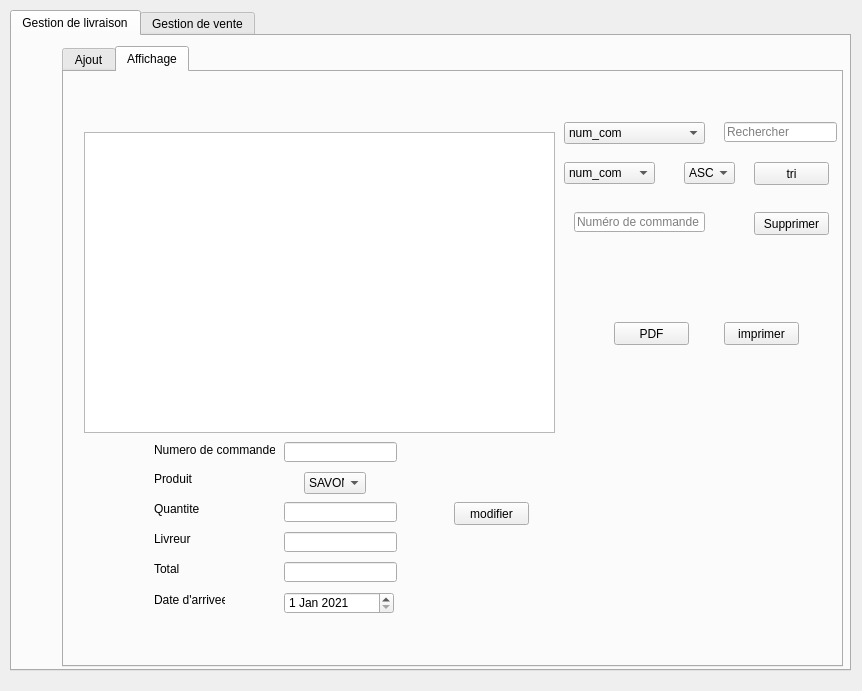
<?xml version="1.0" encoding="UTF-8"?>
<ui version="4.0">
 <class>Espace_livraison</class>
 <widget class="QDialog" name="Espace_livraison">
  <property name="geometry">
   <rect>
    <x>0</x>
    <y>0</y>
    <width>862</width>
    <height>691</height>
   </rect>
  </property>
  <property name="windowTitle">
   <string>Dialog</string>
  </property>
  <widget class="QTabWidget" name="tabWidget">
   <property name="geometry">
    <rect>
     <x>10</x>
     <y>10</y>
     <width>841</width>
     <height>661</height>
    </rect>
   </property>
   <property name="currentIndex">
    <number>0</number>
   </property>
   <widget class="QWidget" name="tab">
    <attribute name="title">
     <string>Gestion de livraison</string>
    </attribute>
    <widget class="QTabWidget" name="tabWidget_2">
     <property name="geometry">
      <rect>
       <x>50</x>
       <y>10</y>
       <width>781</width>
       <height>621</height>
      </rect>
     </property>
     <property name="styleSheet">
      <string notr="true">tabWidget_2 = new QWidget(this); m_myWidget-&gt;setGeometry(0, 0, 300, 100)</string>
     </property>
     <property name="currentIndex">
      <number>1</number>
     </property>
     <widget class="QWidget" name="tab_3">
      <attribute name="title">
       <string>Ajout</string>
      </attribute>
      <widget class="QLabel" name="label">
       <property name="geometry">
        <rect>
         <x>20</x>
         <y>40</y>
         <width>47</width>
         <height>14</height>
        </rect>
       </property>
       <property name="text">
        <string>Produit</string>
       </property>
      </widget>
      <widget class="QLabel" name="label_2">
       <property name="geometry">
        <rect>
         <x>20</x>
         <y>10</y>
         <width>121</width>
         <height>16</height>
        </rect>
       </property>
       <property name="text">
        <string>Numero de commande</string>
       </property>
      </widget>
      <widget class="QLabel" name="label_3">
       <property name="geometry">
        <rect>
         <x>20</x>
         <y>70</y>
         <width>47</width>
         <height>14</height>
        </rect>
       </property>
       <property name="text">
        <string>Quantite</string>
       </property>
      </widget>
      <widget class="QLabel" name="label_4">
       <property name="geometry">
        <rect>
         <x>20</x>
         <y>100</y>
         <width>47</width>
         <height>14</height>
        </rect>
       </property>
       <property name="text">
        <string>Livreur</string>
       </property>
      </widget>
      <widget class="QLabel" name="label_5">
       <property name="geometry">
        <rect>
         <x>20</x>
         <y>130</y>
         <width>47</width>
         <height>14</height>
        </rect>
       </property>
       <property name="text">
        <string>Total</string>
       </property>
      </widget>
      <widget class="QLabel" name="label_6">
       <property name="geometry">
        <rect>
         <x>20</x>
         <y>160</y>
         <width>71</width>
         <height>16</height>
        </rect>
       </property>
       <property name="text">
        <string>Date d'arrivee</string>
       </property>
      </widget>
      <widget class="QLineEdit" name="num_com">
       <property name="geometry">
        <rect>
         <x>150</x>
         <y>10</y>
         <width>113</width>
         <height>20</height>
        </rect>
       </property>
       <property name="styleSheet">
        <string notr="true">m_myWidget = new QWidget(this); m_myWidget-&gt;setGeometry(0, 0, 300, 100); QPalette pal = palette();</string>
       </property>
      </widget>
      <widget class="QLineEdit" name="quantite">
       <property name="geometry">
        <rect>
         <x>150</x>
         <y>70</y>
         <width>113</width>
         <height>20</height>
        </rect>
       </property>
      </widget>
      <widget class="QLineEdit" name="livreur">
       <property name="geometry">
        <rect>
         <x>150</x>
         <y>100</y>
         <width>113</width>
         <height>20</height>
        </rect>
       </property>
      </widget>
      <widget class="QLineEdit" name="total">
       <property name="geometry">
        <rect>
         <x>150</x>
         <y>130</y>
         <width>113</width>
         <height>20</height>
        </rect>
       </property>
      </widget>
      <widget class="QPushButton" name="Ajouter">
       <property name="geometry">
        <rect>
         <x>370</x>
         <y>80</y>
         <width>75</width>
         <height>23</height>
        </rect>
       </property>
       <property name="text">
        <string>Ajouter</string>
       </property>
      </widget>
      <widget class="QDateEdit" name="date_arrivee">
       <property name="geometry">
        <rect>
         <x>150</x>
         <y>160</y>
         <width>110</width>
         <height>22</height>
        </rect>
       </property>
       <property name="date">
        <date>
         <year>2021</year>
         <month>2</month>
         <day>1</day>
        </date>
       </property>
      </widget>
      <widget class="QComboBox" name="produit">
       <property name="geometry">
        <rect>
         <x>170</x>
         <y>40</y>
         <width>62</width>
         <height>22</height>
        </rect>
       </property>
       <item>
        <property name="text">
         <string>SAVON</string>
        </property>
       </item>
       <item>
        <property name="text">
         <string>GEL</string>
        </property>
       </item>
       <item>
        <property name="text">
         <string>JAVEL</string>
        </property>
       </item>
      </widget>
     </widget>
     <widget class="QWidget" name="tab_5">
      <attribute name="title">
       <string>Affichage</string>
      </attribute>
      <widget class="QTableView" name="tableView">
       <property name="geometry">
        <rect>
         <x>20</x>
         <y>60</y>
         <width>471</width>
         <height>301</height>
        </rect>
       </property>
      </widget>
      <widget class="QComboBox" name="cb_recherche">
       <property name="geometry">
        <rect>
         <x>500</x>
         <y>50</y>
         <width>141</width>
         <height>22</height>
        </rect>
       </property>
       <item>
        <property name="text">
         <string>num_com</string>
        </property>
       </item>
       <item>
        <property name="text">
         <string>produit</string>
        </property>
       </item>
       <item>
        <property name="text">
         <string>quantite</string>
        </property>
       </item>
       <item>
        <property name="text">
         <string>livreur</string>
        </property>
       </item>
       <item>
        <property name="text">
         <string>total</string>
        </property>
       </item>
       <item>
        <property name="text">
         <string>date_arrivee</string>
        </property>
       </item>
      </widget>
      <widget class="QLineEdit" name="le_recherche">
       <property name="geometry">
        <rect>
         <x>660</x>
         <y>50</y>
         <width>113</width>
         <height>20</height>
        </rect>
       </property>
       <property name="placeholderText">
        <string>Rechercher</string>
       </property>
      </widget>
      <widget class="QLineEdit" name="le_supprimer">
       <property name="geometry">
        <rect>
         <x>510</x>
         <y>140</y>
         <width>131</width>
         <height>20</height>
        </rect>
       </property>
       <property name="placeholderText">
        <string>Numéro de commande</string>
       </property>
      </widget>
      <widget class="QPushButton" name="supprimer">
       <property name="geometry">
        <rect>
         <x>690</x>
         <y>140</y>
         <width>75</width>
         <height>23</height>
        </rect>
       </property>
       <property name="text">
        <string>Supprimer</string>
       </property>
      </widget>
      <widget class="QLineEdit" name="total_2">
       <property name="geometry">
        <rect>
         <x>220</x>
         <y>490</y>
         <width>113</width>
         <height>20</height>
        </rect>
       </property>
      </widget>
      <widget class="QLabel" name="label_21">
       <property name="geometry">
        <rect>
         <x>90</x>
         <y>400</y>
         <width>47</width>
         <height>14</height>
        </rect>
       </property>
       <property name="text">
        <string>Produit</string>
       </property>
      </widget>
      <widget class="QLineEdit" name="num_com_2">
       <property name="geometry">
        <rect>
         <x>220</x>
         <y>370</y>
         <width>113</width>
         <height>20</height>
        </rect>
       </property>
       <property name="styleSheet">
        <string notr="true">m_myWidget = new QWidget(this); m_myWidget-&gt;setGeometry(0, 0, 300, 100); QPalette pal = palette();</string>
       </property>
      </widget>
      <widget class="QLabel" name="label_34">
       <property name="geometry">
        <rect>
         <x>90</x>
         <y>460</y>
         <width>47</width>
         <height>14</height>
        </rect>
       </property>
       <property name="text">
        <string>Livreur</string>
       </property>
      </widget>
      <widget class="QLabel" name="label_35">
       <property name="geometry">
        <rect>
         <x>90</x>
         <y>490</y>
         <width>47</width>
         <height>14</height>
        </rect>
       </property>
       <property name="text">
        <string>Total</string>
       </property>
      </widget>
      <widget class="QLabel" name="label_36">
       <property name="geometry">
        <rect>
         <x>90</x>
         <y>520</y>
         <width>71</width>
         <height>16</height>
        </rect>
       </property>
       <property name="text">
        <string>Date d'arrivee</string>
       </property>
      </widget>
      <widget class="QLabel" name="label_37">
       <property name="geometry">
        <rect>
         <x>90</x>
         <y>370</y>
         <width>121</width>
         <height>16</height>
        </rect>
       </property>
       <property name="text">
        <string>Numero de commande</string>
       </property>
      </widget>
      <widget class="QLineEdit" name="quantite_2">
       <property name="geometry">
        <rect>
         <x>220</x>
         <y>430</y>
         <width>113</width>
         <height>20</height>
        </rect>
       </property>
      </widget>
      <widget class="QLabel" name="label_38">
       <property name="geometry">
        <rect>
         <x>90</x>
         <y>430</y>
         <width>47</width>
         <height>14</height>
        </rect>
       </property>
       <property name="text">
        <string>Quantite</string>
       </property>
      </widget>
      <widget class="QLineEdit" name="livreur_2">
       <property name="geometry">
        <rect>
         <x>220</x>
         <y>460</y>
         <width>113</width>
         <height>20</height>
        </rect>
       </property>
      </widget>
      <widget class="QPushButton" name="modifier_2">
       <property name="geometry">
        <rect>
         <x>390</x>
         <y>430</y>
         <width>75</width>
         <height>23</height>
        </rect>
       </property>
       <property name="text">
        <string>modifier</string>
       </property>
      </widget>
      <widget class="QComboBox" name="colone_tri">
       <property name="geometry">
        <rect>
         <x>500</x>
         <y>90</y>
         <width>91</width>
         <height>22</height>
        </rect>
       </property>
       <item>
        <property name="text">
         <string>num_com</string>
        </property>
       </item>
       <item>
        <property name="text">
         <string>produit</string>
        </property>
       </item>
       <item>
        <property name="text">
         <string>quantite</string>
        </property>
       </item>
       <item>
        <property name="text">
         <string>livreur</string>
        </property>
       </item>
       <item>
        <property name="text">
         <string>total</string>
        </property>
       </item>
       <item>
        <property name="text">
         <string>date_arrivee</string>
        </property>
       </item>
      </widget>
      <widget class="QComboBox" name="ordre_tri">
       <property name="geometry">
        <rect>
         <x>620</x>
         <y>90</y>
         <width>51</width>
         <height>22</height>
        </rect>
       </property>
       <item>
        <property name="text">
         <string>ASC</string>
        </property>
       </item>
       <item>
        <property name="text">
         <string>DESC</string>
        </property>
       </item>
      </widget>
      <widget class="QPushButton" name="button_tri">
       <property name="geometry">
        <rect>
         <x>690</x>
         <y>90</y>
         <width>75</width>
         <height>23</height>
        </rect>
       </property>
       <property name="text">
        <string>tri</string>
       </property>
      </widget>
      <widget class="QPushButton" name="imprimer">
       <property name="geometry">
        <rect>
         <x>660</x>
         <y>250</y>
         <width>75</width>
         <height>23</height>
        </rect>
       </property>
       <property name="text">
        <string>imprimer</string>
       </property>
      </widget>
      <widget class="QPushButton" name="PDF">
       <property name="geometry">
        <rect>
         <x>550</x>
         <y>250</y>
         <width>75</width>
         <height>23</height>
        </rect>
       </property>
       <property name="text">
        <string>PDF</string>
       </property>
      </widget>
      <widget class="QComboBox" name="produit_2">
       <property name="geometry">
        <rect>
         <x>240</x>
         <y>400</y>
         <width>62</width>
         <height>22</height>
        </rect>
       </property>
       <item>
        <property name="text">
         <string>SAVON</string>
        </property>
       </item>
       <item>
        <property name="text">
         <string>GEL</string>
        </property>
       </item>
       <item>
        <property name="text">
         <string>JAVEL</string>
        </property>
       </item>
      </widget>
      <widget class="QDateEdit" name="date_arrivee_2">
       <property name="geometry">
        <rect>
         <x>220</x>
         <y>520</y>
         <width>110</width>
         <height>22</height>
        </rect>
       </property>
       <property name="date">
        <date>
         <year>2021</year>
         <month>1</month>
         <day>1</day>
        </date>
       </property>
      </widget>
     </widget>
    </widget>
   </widget>
   <widget class="QWidget" name="tab_2">
    <attribute name="title">
     <string>Gestion de vente</string>
    </attribute>
    <widget class="QTabWidget" name="affichage2">
     <property name="geometry">
      <rect>
       <x>20</x>
       <y>10</y>
       <width>771</width>
       <height>601</height>
      </rect>
     </property>
     <property name="currentIndex">
      <number>0</number>
     </property>
     <widget class="QWidget" name="tab_11">
      <attribute name="title">
       <string>Ajout</string>
      </attribute>
      <widget class="QLabel" name="label_15">
       <property name="geometry">
        <rect>
         <x>20</x>
         <y>40</y>
         <width>47</width>
         <height>14</height>
        </rect>
       </property>
       <property name="text">
        <string>Produit</string>
       </property>
      </widget>
      <widget class="QLabel" name="label_16">
       <property name="geometry">
        <rect>
         <x>20</x>
         <y>10</y>
         <width>121</width>
         <height>16</height>
        </rect>
       </property>
       <property name="text">
        <string>Numero de commande</string>
       </property>
      </widget>
      <widget class="QLabel" name="label_17">
       <property name="geometry">
        <rect>
         <x>20</x>
         <y>70</y>
         <width>47</width>
         <height>14</height>
        </rect>
       </property>
       <property name="text">
        <string>Quantite</string>
       </property>
      </widget>
      <widget class="QLabel" name="label_18">
       <property name="geometry">
        <rect>
         <x>20</x>
         <y>100</y>
         <width>91</width>
         <height>16</height>
        </rect>
       </property>
       <property name="text">
        <string>Id du client</string>
       </property>
      </widget>
      <widget class="QLabel" name="label_19">
       <property name="geometry">
        <rect>
         <x>20</x>
         <y>130</y>
         <width>47</width>
         <height>14</height>
        </rect>
       </property>
       <property name="text">
        <string>Total</string>
       </property>
      </widget>
      <widget class="QLabel" name="label_20">
       <property name="geometry">
        <rect>
         <x>20</x>
         <y>160</y>
         <width>71</width>
         <height>16</height>
        </rect>
       </property>
       <property name="text">
        <string>Date d'arrivee</string>
       </property>
      </widget>
      <widget class="QLineEdit" name="num_vente">
       <property name="geometry">
        <rect>
         <x>150</x>
         <y>10</y>
         <width>113</width>
         <height>20</height>
        </rect>
       </property>
      </widget>
      <widget class="QLineEdit" name="laquantite">
       <property name="geometry">
        <rect>
         <x>150</x>
         <y>70</y>
         <width>113</width>
         <height>20</height>
        </rect>
       </property>
      </widget>
      <widget class="QLineEdit" name="ID">
       <property name="geometry">
        <rect>
         <x>150</x>
         <y>100</y>
         <width>113</width>
         <height>20</height>
        </rect>
       </property>
      </widget>
      <widget class="QLineEdit" name="le_total">
       <property name="geometry">
        <rect>
         <x>150</x>
         <y>130</y>
         <width>113</width>
         <height>20</height>
        </rect>
       </property>
      </widget>
      <widget class="QPushButton" name="ajouter1">
       <property name="geometry">
        <rect>
         <x>370</x>
         <y>80</y>
         <width>75</width>
         <height>23</height>
        </rect>
       </property>
       <property name="text">
        <string>Ajouter</string>
       </property>
      </widget>
      <widget class="QComboBox" name="nom_pro">
       <property name="geometry">
        <rect>
         <x>170</x>
         <y>40</y>
         <width>62</width>
         <height>22</height>
        </rect>
       </property>
       <item>
        <property name="text">
         <string>SAVON</string>
        </property>
       </item>
       <item>
        <property name="text">
         <string>GEL</string>
        </property>
       </item>
       <item>
        <property name="text">
         <string>JAVEL</string>
        </property>
       </item>
      </widget>
      <widget class="QDateEdit" name="la_date">
       <property name="geometry">
        <rect>
         <x>150</x>
         <y>160</y>
         <width>110</width>
         <height>22</height>
        </rect>
       </property>
       <property name="date">
        <date>
         <year>2021</year>
         <month>1</month>
         <day>1</day>
        </date>
       </property>
      </widget>
     </widget>
     <widget class="QWidget" name="tab_12">
      <attribute name="title">
       <string>Affichage</string>
      </attribute>
      <widget class="QTableView" name="tableView_2">
       <property name="geometry">
        <rect>
         <x>20</x>
         <y>10</y>
         <width>441</width>
         <height>261</height>
        </rect>
       </property>
      </widget>
      <widget class="QComboBox" name="cb_recherche_2">
       <property name="geometry">
        <rect>
         <x>480</x>
         <y>30</y>
         <width>141</width>
         <height>22</height>
        </rect>
       </property>
       <item>
        <property name="text">
         <string>num_vente</string>
        </property>
       </item>
       <item>
        <property name="text">
         <string>prod</string>
        </property>
       </item>
       <item>
        <property name="text">
         <string>quant</string>
        </property>
       </item>
       <item>
        <property name="text">
         <string>id</string>
        </property>
       </item>
       <item>
        <property name="text">
         <string>tot</string>
        </property>
       </item>
       <item>
        <property name="text">
         <string>date_arr</string>
        </property>
       </item>
      </widget>
      <widget class="QLineEdit" name="le_recherche_2">
       <property name="geometry">
        <rect>
         <x>630</x>
         <y>30</y>
         <width>113</width>
         <height>20</height>
        </rect>
       </property>
       <property name="placeholderText">
        <string>Rechercher</string>
       </property>
      </widget>
      <widget class="QComboBox" name="colone_tri_2">
       <property name="geometry">
        <rect>
         <x>480</x>
         <y>70</y>
         <width>91</width>
         <height>22</height>
        </rect>
       </property>
       <item>
        <property name="text">
         <string>num_vente</string>
        </property>
       </item>
       <item>
        <property name="text">
         <string>prod</string>
        </property>
       </item>
       <item>
        <property name="text">
         <string>quanti</string>
        </property>
       </item>
       <item>
        <property name="text">
         <string>id</string>
        </property>
       </item>
       <item>
        <property name="text">
         <string>tot</string>
        </property>
       </item>
       <item>
        <property name="text">
         <string>date_arr</string>
        </property>
       </item>
      </widget>
      <widget class="QComboBox" name="ordre_tri_2">
       <property name="geometry">
        <rect>
         <x>590</x>
         <y>70</y>
         <width>51</width>
         <height>22</height>
        </rect>
       </property>
       <item>
        <property name="text">
         <string>ASC</string>
        </property>
       </item>
       <item>
        <property name="text">
         <string>DESC</string>
        </property>
       </item>
      </widget>
      <widget class="QPushButton" name="button_tri_2">
       <property name="geometry">
        <rect>
         <x>660</x>
         <y>70</y>
         <width>75</width>
         <height>23</height>
        </rect>
       </property>
       <property name="text">
        <string>tri</string>
       </property>
      </widget>
      <widget class="QPushButton" name="supprimer_2">
       <property name="geometry">
        <rect>
         <x>650</x>
         <y>130</y>
         <width>75</width>
         <height>23</height>
        </rect>
       </property>
       <property name="text">
        <string>Supprimer</string>
       </property>
      </widget>
      <widget class="QLineEdit" name="le_supprimer_2">
       <property name="geometry">
        <rect>
         <x>480</x>
         <y>130</y>
         <width>131</width>
         <height>20</height>
        </rect>
       </property>
       <property name="placeholderText">
        <string>Numéro de la commande</string>
       </property>
      </widget>
      <widget class="QPushButton" name="imprimer_2">
       <property name="geometry">
        <rect>
         <x>500</x>
         <y>230</y>
         <width>75</width>
         <height>23</height>
        </rect>
       </property>
       <property name="text">
        <string>imprimer</string>
       </property>
      </widget>
      <widget class="QPushButton" name="PDF_2">
       <property name="geometry">
        <rect>
         <x>640</x>
         <y>230</y>
         <width>75</width>
         <height>23</height>
        </rect>
       </property>
       <property name="text">
        <string>PDF</string>
       </property>
      </widget>
      <widget class="QLabel" name="label_39">
       <property name="geometry">
        <rect>
         <x>80</x>
         <y>300</y>
         <width>121</width>
         <height>16</height>
        </rect>
       </property>
       <property name="text">
        <string>Numero de commande</string>
       </property>
      </widget>
      <widget class="QLabel" name="label_40">
       <property name="geometry">
        <rect>
         <x>80</x>
         <y>330</y>
         <width>47</width>
         <height>14</height>
        </rect>
       </property>
       <property name="text">
        <string>Produit</string>
       </property>
      </widget>
      <widget class="QLabel" name="label_41">
       <property name="geometry">
        <rect>
         <x>80</x>
         <y>360</y>
         <width>47</width>
         <height>14</height>
        </rect>
       </property>
       <property name="text">
        <string>Quantite</string>
       </property>
      </widget>
      <widget class="QLabel" name="label_42">
       <property name="geometry">
        <rect>
         <x>80</x>
         <y>390</y>
         <width>91</width>
         <height>16</height>
        </rect>
       </property>
       <property name="text">
        <string>Id du client</string>
       </property>
      </widget>
      <widget class="QLabel" name="label_22">
       <property name="geometry">
        <rect>
         <x>80</x>
         <y>420</y>
         <width>47</width>
         <height>14</height>
        </rect>
       </property>
       <property name="text">
        <string>Total</string>
       </property>
      </widget>
      <widget class="QLabel" name="label_43">
       <property name="geometry">
        <rect>
         <x>80</x>
         <y>450</y>
         <width>71</width>
         <height>16</height>
        </rect>
       </property>
       <property name="text">
        <string>Date d'arrivée</string>
       </property>
      </widget>
      <widget class="QLineEdit" name="numventemodif">
       <property name="geometry">
        <rect>
         <x>220</x>
         <y>300</y>
         <width>113</width>
         <height>20</height>
        </rect>
       </property>
      </widget>
      <widget class="QLineEdit" name="quantmodif">
       <property name="geometry">
        <rect>
         <x>220</x>
         <y>360</y>
         <width>113</width>
         <height>20</height>
        </rect>
       </property>
      </widget>
      <widget class="QLineEdit" name="idmodif">
       <property name="geometry">
        <rect>
         <x>220</x>
         <y>390</y>
         <width>113</width>
         <height>20</height>
        </rect>
       </property>
      </widget>
      <widget class="QLineEdit" name="totmodif">
       <property name="geometry">
        <rect>
         <x>220</x>
         <y>420</y>
         <width>113</width>
         <height>20</height>
        </rect>
       </property>
      </widget>
      <widget class="QPushButton" name="modifier3">
       <property name="geometry">
        <rect>
         <x>380</x>
         <y>370</y>
         <width>75</width>
         <height>23</height>
        </rect>
       </property>
       <property name="text">
        <string>Modifier</string>
       </property>
      </widget>
      <widget class="QComboBox" name="prod_modif">
       <property name="geometry">
        <rect>
         <x>240</x>
         <y>330</y>
         <width>62</width>
         <height>22</height>
        </rect>
       </property>
       <item>
        <property name="text">
         <string>SAVON</string>
        </property>
       </item>
       <item>
        <property name="text">
         <string>GEL</string>
        </property>
       </item>
       <item>
        <property name="text">
         <string>JAVEL</string>
        </property>
       </item>
      </widget>
      <widget class="QDateEdit" name="datemodif">
       <property name="geometry">
        <rect>
         <x>220</x>
         <y>450</y>
         <width>110</width>
         <height>22</height>
        </rect>
       </property>
       <property name="date">
        <date>
         <year>2021</year>
         <month>1</month>
         <day>1</day>
        </date>
       </property>
      </widget>
     </widget>
    </widget>
   </widget>
  </widget>
 </widget>
 <resources/>
 <connections/>
</ui>
